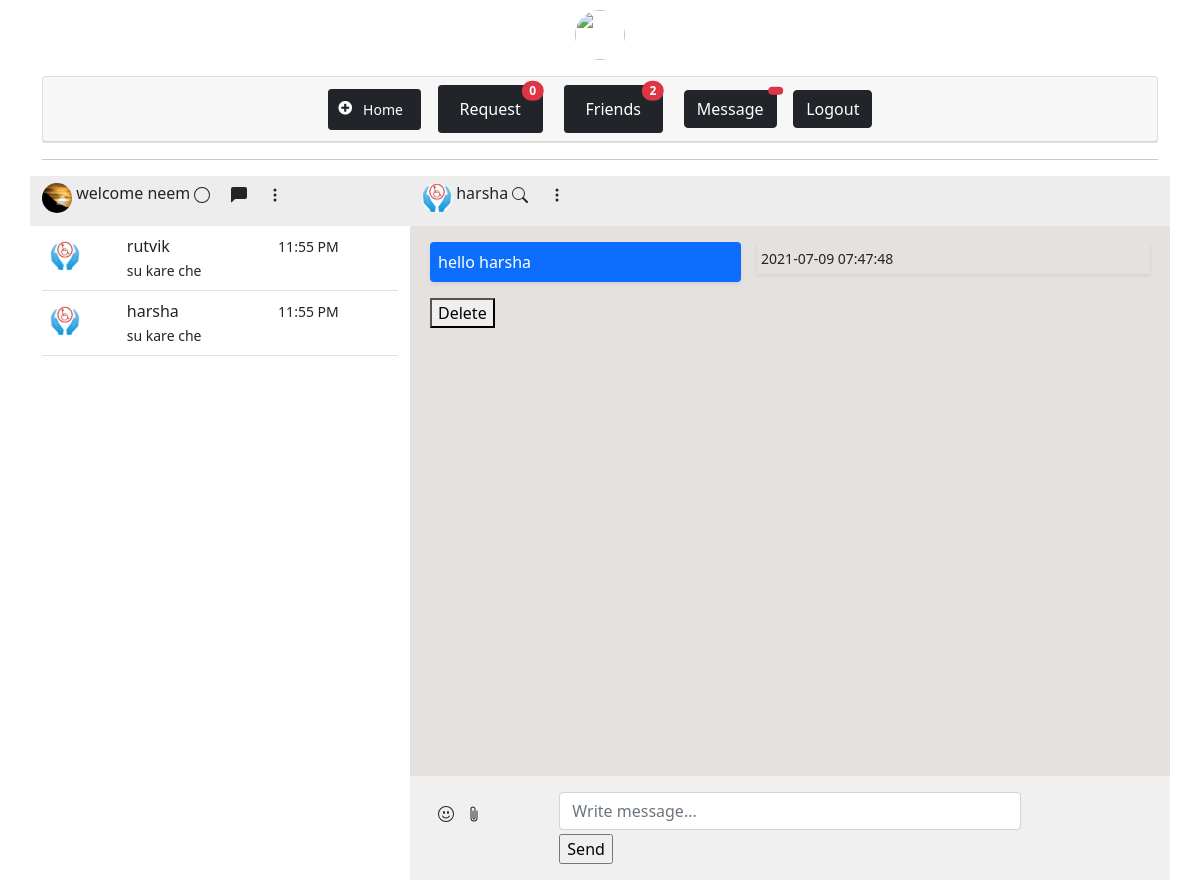
Screenshot of /message.php?chat_id=13 (signed in) with the database file from the repository.
### tables this page shows
CREATE TABLE IF NOT EXISTS `user` (
  `id` int(11) NOT NULL AUTO_INCREMENT,
  `name` varchar(30) NOT NULL,
  `password` varchar(100) NOT NULL,
  `email` varchar(100) NOT NULL,
  `mobile` bigint(10) NOT NULL,
  `gender` varchar(10) NOT NULL,
  `bio` varchar(200) NOT NULL,
  `profile_pic` varchar(100) NOT NULL,
  PRIMARY KEY (`id`)
);

CREATE TABLE IF NOT EXISTS `friends` (
  `id` int(11) NOT NULL AUTO_INCREMENT,
  `from_id` int(11) NOT NULL,
  `to_id` int(11) NOT NULL,
  `status` int(11) NOT NULL,
  PRIMARY KEY (`id`)
);

CREATE TABLE IF NOT EXISTS `chat` (
  `id_c` int(11) NOT NULL AUTO_INCREMENT,
  `chat_from_id` int(11) NOT NULL,
  `chat_to_id` int(11) NOT NULL,
  `message` text NOT NULL,
  `time` timestamp NOT NULL DEFAULT CURRENT_TIMESTAMP,
  `status` int(11) NOT NULL,
  PRIMARY KEY (`id_c`)
);

### database.php (called while the page is built, shortened)
<?php
 class database{
       function __construct(){
  		$this->host='localhost';
  		$this->dbusername='root';
  		$this->dbpass='';
  		$this->dbname='request_system';
  		$this->con = new mysqli($this->host,$this->dbusername,$this->dbpass,$this->dbname);
  	}
}
class method extends database{
    public function Accept_Friend($table_user,$table_friend){
		    $sql="select * from $table_friend  where status=1 AND ($table_friend.from_id ='".$_SESSION['uid']."' OR $table_friend.to_id='".$_SESSION['uid']."')";
		    $result=$this->con->query($sql);
	        	return $result;
	 }
	 public function users_data($table_user,$uid){
	 		$sql="select us.id, us.name,us.email,us.mobile,us.gender,us.bio,us.profile_pic from $table_user us where id='".$uid."'";
             $result=$this->con->query($sql);
    		if ($result) {
    				$result=mysqli_fetch_assoc($result);
	        	}else{
	        		echo " My All Friend display Error".$this->con->error;
	        	}
	        	return $result;
	 }
    public function chat_display($table,$chat_id){
    	$sql=" select * from $table where id='".$chat_id."'";
    	$result=$this->con->query($sql);
    	return $result;
    }
	public function user_SendMe_chat($chat_table,$table,$chat_uid1){
		  $sql="select * from $chat_table JOIN $table on $chat_table.chat_from_id= $table.id OR $chat_table.chat_to_id = $table.id WHERE $chat_table.chat_to_id ='".$_SESSION['uid']."' and $table.id = '".$chat_uid1."'";
		$result=$this->con->query($sql);
		return $result;
	}
}
?>

### message.php (the view, shortened to what this page needs)
<?php
 include'database.php';
 $obj = new method();
?>
<!doctype html>
<html lang="en">
  <head>
     <link rel="stylesheet" href="https://cdnjs.cloudflare.com/ajax/libs/font-awesome/5.15.1/css/all.min.css" />
    <link rel="stylesheet" href="https://stackpath.bootstrapcdn.com/bootstrap/5.0.0-alpha2/css/bootstrap.min.css"
>
  <link rel="stylesheet" href="css/style.css">
  </head>
  <body>
      <div class="container"id="cont">
      <div class="d-flex justify-content-center ">
          <img src="upload/<?php// echo $_SESSION['profile_pic']; ?>" id="profile">
        </div>
      <div class="card">
            <div class="card-header d-flex justify-content-center"><form method="post "> <a href="display.php" class=" ml-3 btn btn-dark btn-sm"><i class="fa fa-fw fa-plus-circle"></i><button type="button" class="btn btn-dark btn-sm">Home</button></a>&nbsp &nbsp <a href="notification.php" class=" btn btn-dark btn-sm"><button type="button" class="btn btn-dark position-relative">Request<span class="position-absolute top-0 start-100 translate-middle badge rounded-pill bg-danger">0
               </span>
            </button>
            </a> &nbsp &nbsp <a href="friends.php" class="btn btn-dark btn-sm"><button type="button" class="btn btn-dark position-relative">
              Friends
              <span class="position-absolute top-0 start-100 translate-middle badge rounded-pill bg-danger">
                <?php
                $result= $obj->Accept_Friend('user','friends');
                       $friend_count=mysqli_num_rows($result);
                       echo $friend_count;
                   ?>
              </span>
            </button>
            </a> &nbsp &nbsp
             <a href="message.php"><button type="button" class="btn btn-dark position-relative">
              Message
              <span class="position-absolute top-0 start-100 translate-middle badge rounded-pill bg-danger">
              </span>
            </button></a>&nbsp &nbsp
             <a href="login.php"><button type="submit" name="logout" class="btn btn-dark">Logout</button></a>
           </form>
           </div>
         </div>
         <hr>
      </div>
      <div class="back-container">
      <div class="container front-container1 mb-5">
      <div class="row chat-top">
        <div class="col-sm-4 border-right border-secondary">
          <img src="upload/<?php echo $_SESSION['profile_pic']; ?>" alt="" class="profile-image rounded-circle">
          <span class="mt-2 ml-2"> <?php echo " welcome " .$_SESSION["name"]; ?></span>
          <span class="float-right mt-2">
            <svg width="1em" height="1em" viewBox="0 0 16 16" class="bi bi-circle" fill="currentColor"
              xmlns="http://www.w3.org/2000/svg">
              <path fill-rule="evenodd" d="M8 15A7 7 0 1 0 8 1a7 7 0 0 0 0 14zm0 1A8 8 0 1 0 8 0a8 8 0 0 0 0 16z" />
            </svg>
            <svg width="1em" height="1em" viewBox="0 0 16 16" class="bi bi-chat-left-fill mx-3" fill="currentColor"
              xmlns="http://www.w3.org/2000/svg">
              <path fill-rule="evenodd"
                d="M2 0a2 2 0 0 0-2 2v12.793a.5.5 0 0 0 .854.353l2.853-2.853A1 1 0 0 1 4.414 12H14a2 2 0 0 0 2-2V2a2 2 0 0 0-2-2H2z" />
            </svg>
            <svg width="1em" height="1em" viewBox="0 0 16 16" class="bi bi-three-dots-vertical mr-2" fill="currentColor"
              xmlns="http://www.w3.org/2000/svg">
              <path fill-rule="evenodd"
                d="M9.5 13a1.5 1.5 0 1 1-3 0 1.5 1.5 0 0 1 3 0zm0-5a1.5 1.5 0 1 1-3 0 1.5 1.5 0 0 1 3 0zm0-5a1.5 1.5 0 1 1-3 0 1.5 1.5 0 0 1 3 0z" />
            </svg>
          </span>
        </div>
        <div class="col-sm-8">
            <?php
                  if (isset($_GET['chat_id'])) {
                    $chat_id=$_GET['chat_id'];
                    $cha_s=$obj->chat_display('user',$chat_id);
                    while ($chat=mysqli_fetch_assoc($cha_s)) {
            ?>
          <img src="upload/<?php echo $chat['profile_pic'];?>" alt="" class="profile-image rounded-circle">
          <span class="ml-2"><?php echo $chat['name']; ?></span>
          <?php } }?>
          <span class="float-right mt-2">
            <svg width="1em" height="1em" viewBox="0 0 16 16" class="bi bi-three-dots-vertical mx-3" fill="currentColor"
              xmlns="http://www.w3.org/2000/svg">
              <path fill-rule="evenodd"
                d="M9.5 13a1.5 1.5 0 1 1-3 0 1.5 1.5 0 0 1 3 0zm0-5a1.5 1.5 0 1 1-3 0 1.5 1.5 0 0 1 3 0zm0-5a1.5 1.5 0 1 1-3 0 1.5 1.5 0 0 1 3 0z" />
            </svg>
          </span>
        </div>
      </div>
      <div class="row">
        <div class="col-sm-4 contacts">
          <div class="contact-table-scroll">
            <table class="table table-hover">
              <tbody>
                <?php
                $result= $obj->Accept_Friend('user','friends');
                       while ($res=mysqli_fetch_assoc($result)) {
                          $uid=$res['from_id']!=$_SESSION['uid'] ? $res['from_id'] : $res['to_id'];
                            $row=$obj->users_data('user',$uid);
                 ?>
                <tr>
                  <td><a href="?chat_id=<?php echo $row['id']; ?>"><img src="upload/<?php echo $row['profile_pic']; ?>" alt="" class="profile-image rounded-circle"></a></td>
                  <td><?php echo $row['name'];?><br> <small>su kare che </small></td>
                  <td><small> <?php ?>11:55 PM</small></td>
                </tr>
              <?php } ?>
              </tbody>
            </table>
          </div>
        </div>
        <div class="col-sm-8 message-area">
          <div class="message-table-scroll">
            <table class="table">
              <tbody>
                <?php
                    if (isset($_GET['chat_id'])) {
                        $chatuid1=$_GET['chat_id'];
                    $user1=$obj->user_SendMe_chat('chat','user',$chatuid1);
                    while ($cht1=$user1->fetch_assoc()) {
                ?>
                <tr>
                  <td>
                    <p class="bg-primary p-2 mt-2 mr-5 shadow-sm text-white float-left rounded"><?php echo $cht1['message'];?></p>
                    <a href="?chat_from_del=<?php echo $cht1['id_c'];?>"><button>Delete</button></a>
                  </td>
                  <td>
                    <p class="p-1 mt-2 mr-3 shadow-sm"><small><?php echo $cht1['time'];?></small></p>
                  </td>
                </tr>
                 <?php } }?>
              </tbody>
            </table>
          </div>
          <div class="row message-box p-3">
            <div class="col-sm-2 mt-2">
            </div>
            <div class="col-sm-8">
              <form  method="post" >
                <div>
                  <input type="text" class="form-control" name="message_chat" placeholder="Write message...">
                </div>
                <div class=" justify-content-right mt-1">
                  <input type="submit" name="send-message" value="Send">
                </div>
              </form>
            </div>
            <div class="col-sm-2 mt-1">
            </div>
          </div>
        </div>
      </div>
    </div>
   </div>
  </body>
</html>

### css/style.css (style rules this page uses)
.back-container { position: relative; }
.front-container1 { position: absolute; top:0; left:0; right: 0; }
.chat-top { background-color: #EDEDED; min-height: 50px; }
.profile-image { margin-top: 7px; height: 30px; width: 30px; }
.contacts { background-color: #ffffff; min-height: 600px; }
.contact-table-scroll { overflow-y: scroll; height: 600px; }
.message-area { background-color: #e4e1de; min-height: 600px; }
.message-table-scroll { overflow-y: scroll; height: 550px; }
.message-box { background-color: #F0F0F0; }

### message.php (style rules this page uses)
#cont { margin-top:10px; }
#profile { border-radius: 50%; height: 50px; width: 50px; align-self: center; }

### rows the page displays
user: profile_pic (picture), name "harsha"
friends: user.profile_pic (picture), user.name "rutvik"
friends: user.profile_pic (picture), user.name "harsha"
chat: message "hello harsha", time "2021-07-09 07:47:48"

### other values shown
$friend_count "2"
$_SESSION["name"] "neem"
